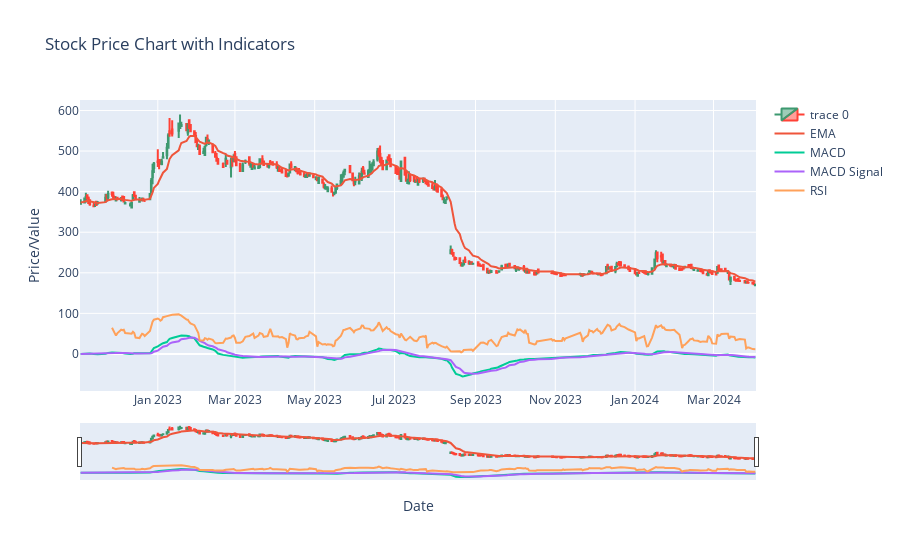

The cell this chart's notebook holds for it:
### Code cell
# Calculate ATR (Average True Range)
df['TR'] = df['max'] - df['min']
df['ATR'] = df['TR'].rolling(window=14).mean()

# Calculate EMA (Exponential Moving Average)
df['EMA'] = df['close'].ewm(span=12, adjust=False).mean()

# Calculate MACD (Moving Average Convergence Divergence)
df['MACD'] = df['EMA'] - df['close'].ewm(span=26, adjust=False).mean()
df['MACD_signal'] = df['MACD'].ewm(span=9, adjust=False).mean()

# Calculate RSI (Relative Strength Index)
delta = df['close'].diff()
gain = delta.where(delta > 0, 0)
loss = -delta.where(delta < 0, 0)
df['avg_gain'] = gain.rolling(window=14).mean()
df['avg_loss'] = loss.rolling(window=14).mean()
rs = df['avg_gain'] / df['avg_loss']
df['RSI'] = 100 - (100 / (1 + rs))

# Create the Candlestick chart
fig = go.Figure(data=[go.Candlestick(x=df.index,
                                     open=df['open'], high=df['max'],
                                     low=df['min'], close=df['close'])])

# Add other indicators to the figure
fig.add_trace(go.Scatter(x=df.index, y=df['EMA'], mode='lines', name='EMA'))
fig.add_trace(go.Scatter(x=df.index, y=df['MACD'], mode='lines', name='MACD'))
fig.add_trace(go.Scatter(x=df.index, y=df['MACD_signal'], mode='lines', name='MACD Signal'))
fig.add_trace(go.Scatter(x=df.index, y=df['RSI'], mode='lines', name='RSI'))

# Add titles and labels
fig.update_layout(title='Stock Price Chart with Indicators',
                  xaxis_title='Date', yaxis_title='Price/Value')

# Show the plot
fig.show()

### Figure 1 — Plotly figure (JSON) as saved in the notebook; plotly's stock layout.template omitted (floating-point values rounded to 4 significant figures; data arrays with more than 128 entries replaced by an {"elided": "..."} marker saying what was removed)
{"data": [{"close": {"elided": "326 float values"}, "high": {"elided": "326 float values"}, "low": {"elided": "326 float values"}, "open": {"elided": "326 float values"}, "type": "candlestick", "x": {"elided": "326 str values"}}, {"mode": "lines", "name": "EMA", "type": "scatter", "x": {"elided": "326 str values"}, "y": {"elided": "326 float values"}}, {"mode": "lines", "name": "MACD", "type": "scatter", "x": {"elided": "326 str values"}, "y": {"elided": "326 float values"}}, {"mode": "lines", "name": "MACD Signal", "type": "scatter", "x": {"elided": "326 str values"}, "y": {"elided": "326 float values"}}, {"mode": "lines", "name": "RSI", "type": "scatter", "x": {"elided": "326 str values"}, "y": {"elided": "326 float values"}}], "layout": {"title": {"text": "Stock Price Chart with Indicators"}, "xaxis": {"title": {"text": "Date"}}, "yaxis": {"title": {"text": "Price/Value"}}}}
